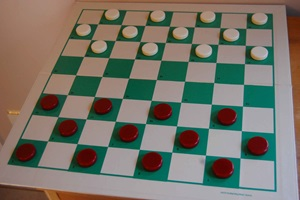
#> input picture notebooks/img/Dama.jpg, 300 x 200 px
$ jupyter execute hafta03.ipynb   (older library calls are emulated)
#> lines starting #> are read from the running program, lines starting #| are printed output that depends on the picture; after the words box and inside, x2 and y2 are one past the last pixel; in counts of white or black regions, pixels touching at a corner belong together
### notebooks/my.py

import cv2
import matplotlib.pyplot as plt

def cv2_imshow(title, img):
    plt.title(title)
    plt.imshow(img, cmap='gray')

    plt.xticks([])
    plt.yticks([])
    plt.show()

### notebooks/hafta03.ipynb
[cell 1]
import numpy as np
import cv2
import skimage.morphology as morp
import matplotlib.pyplot as plt

#import skimage
from skimage import data, exposure, img_as_float32
from skimage.util import img_as_ubyte
from skimage.filters import rank
from skimage.exposure import match_histograms

from my import cv2_imshow

DAMA_JPG = 'img/Dama.jpg'
LOW_JPG = 'img/low.jpg'

### Transform 1

[cell 2]
img = cv2.imread(DAMA_JPG, 0)
#> img: shape (200, 300); min 14, max 193, mean 114.8
img2 = img-20

cv2_imshow('img', img)
cv2_imshow('img2', img2)


# plt.subplot(121),plt.imshow(img),plt.title('Input Image')
# plt.subplot(122),plt.imshow(img2),plt.title('Output Image')

### Transform 2

[cell 3]
# img_as_float float64 tipiyle çalışıyor, bu da plt.imshow'da sorun çıkarıyor.
img = img_as_float32(data.moon())
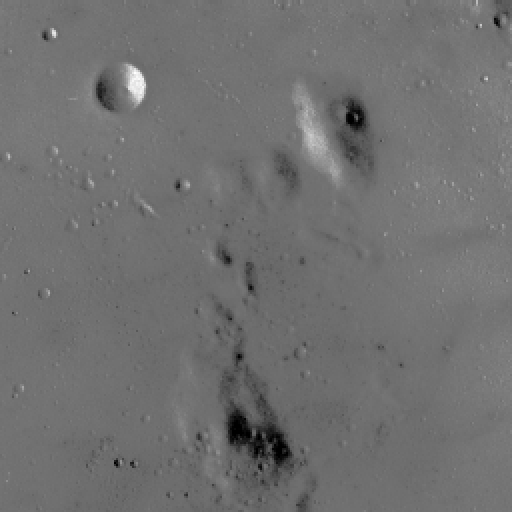
#> input picture skimage.data.moon(), 512 x 512 px
#> img: shape (512, 512) float32

sigmo_adjust=exposure.adjust_log(img,gain=1,inv=False)

cv2_imshow('img', img)
cv2_imshow('out1', sigmo_adjust)

# [9 lines of commented-out code are left out]

### Transform 3

[cell 4]
# path to input image is specified and
# image is loaded with imread command
image1 = cv2.imread(DAMA_JPG, 1)
#> image1 is the input picture: shape (200, 300, 3); mean B, G, R 104.2, 115.5, 117.2
cv2_imshow('color', image1)

# cv2.cvtColor is applied over the
# image input with applied parameters
# to convert the image in grayscale
img = cv2.cvtColor(image1, cv2.COLOR_BGR2GRAY)
#> img: shape (200, 300)

# applying different thresholding
# techniques on the input image
# all pixels value above 120 will
# be set to 255
ret, thresh1 = cv2.threshold(img, 120, 255, cv2.THRESH_BINARY)
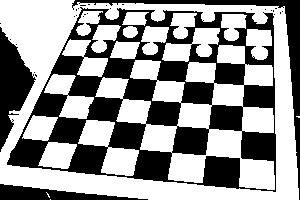
#> thresh1: shape (200, 300); 58.1% white; 29 black regions (25 under 20 px), largest, box (x1, y1, x2, y2) and area: (7, 7, 276, 192) 19297, (72, 0, 300, 200) 2421, (0, 27, 36, 152) 2186, (0, 184, 148, 200) 1171
ret, thresh2 = cv2.threshold(img, 120, 255, cv2.THRESH_BINARY_INV)
ret, thresh3 = cv2.threshold(img, 120, 255, cv2.THRESH_TRUNC)
ret, thresh4 = cv2.threshold(img, 120, 255, cv2.THRESH_TOZERO)
ret, thresh5 = cv2.threshold(img, 120, 255, cv2.THRESH_TOZERO_INV)

# the window showing output images
# with the corresponding thresholding
# techniques applied to the input images
cv2_imshow('Binary Threshold', thresh1)
cv2_imshow('Binary Threshold Inverted', thresh2)
cv2_imshow('Truncated Threshold', thresh3)
cv2_imshow('Set to 0', thresh4)
cv2_imshow('Set to 0 Inverted', thresh5)

### Transform 4

#### Variant 1

[cell 5]
# Read the image
img1 = cv2.imread(DAMA_JPG, 0)

# Create zeros array to store the stretched image
minmax_img = np.zeros((img1.shape[0],img1.shape[1]),dtype = 'uint8')

# Loop over the image and apply Min-Max formulae
for i in range(img1.shape[0]):
    for j in range(img1.shape[1]):
        minmax_img[i,j] = 255*(img1[i,j]-np.min(img1))/(np.max(img1)-np.min(img1))
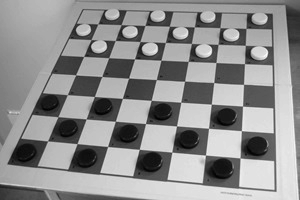
#> minmax_img: shape (200, 300); min 0, max 255, mean 143

# Displat the stretched image
cv2_imshow('Minmax',minmax_img)
cv2_imshow('img1',img1)

#### Variant 2

[cell 6]
# Read the image
img = cv2.imread(LOW_JPG, 0)
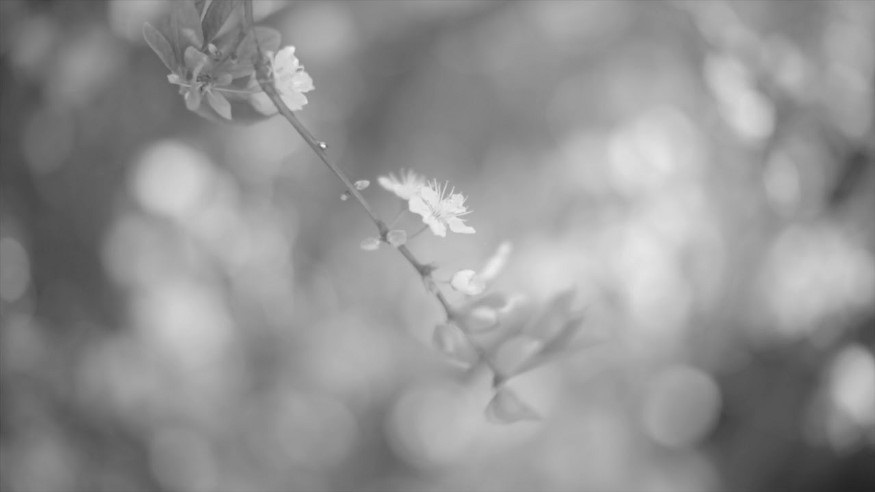
#> input picture notebooks/img/low.jpg, 875 x 492 px
#> img is the input picture: shape (492, 875); min 34, max 243, mean 146.6

# normalize float versions
norm_img1 = cv2.normalize(img, None, alpha=0, beta=1, norm_type=cv2.NORM_MINMAX, dtype=cv2.CV_32F)
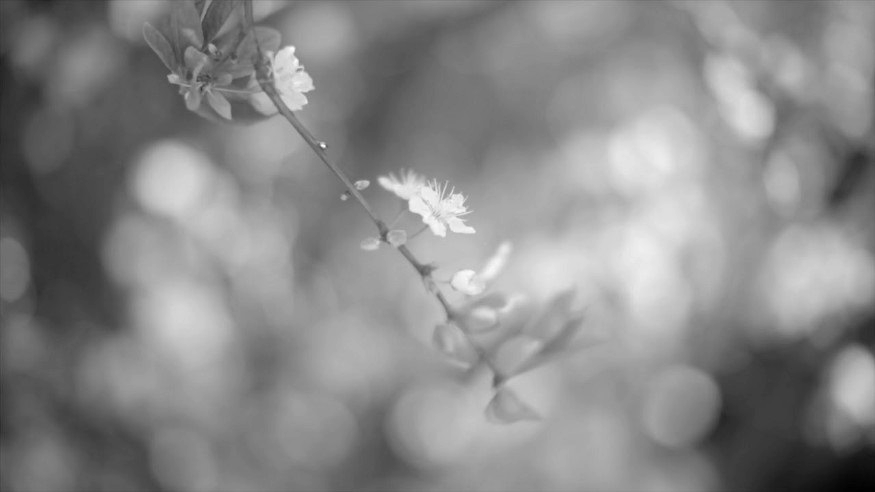
#> norm_img1: shape (492, 875) float32; min 9.31e-10, max 1, mean 0.539
norm_img2 = cv2.normalize(img, None, alpha=0, beta=1.2, norm_type=cv2.NORM_MINMAX, dtype=cv2.CV_32F)

norm = np.zeros((img.shape[0],img.shape[1]),dtype = 'uint8')
final = cv2.normalize(img,  norm, 0, 255, cv2.NORM_MINMAX)

# display input and both output images
cv2_imshow('original',img)
cv2_imshow('normalized1',norm_img1)
cv2_imshow('normalized2',norm_img2)
cv2_imshow('normalized3',final)

### Transform 5

#### Variant 1

[cell 7]
# Read the image
img = cv2.imread(DAMA_JPG, 0)

cv2_imshow('image',img)

hist,bins = np.histogram(img.flatten(),256,[0,256])
#> hist = 256 values, max 1330 at index 171, min 0 at index 0, mean 234.4; bins = 257 values from 0 to 256
cdf = hist.cumsum()
#> cdf = 256 values from 0 to 60000
cdf_normalized = cdf * float(hist.max()) / cdf.max()
#> cdf_normalized = 256 values from 0 to 1330
plt.plot(cdf_normalized, color = 'b')
plt.hist(img.flatten(),256,[0,256], color = 'r')
plt.xlim([0,256])
plt.legend(('cdf','histogram'), loc = 'upper left')
plt.show()
#> figure, not shown here; tallest bar 1330 high, from x = 171 to 172; curve peaks at x = 193, y = 1330


equ = cv2.equalizeHist(img)
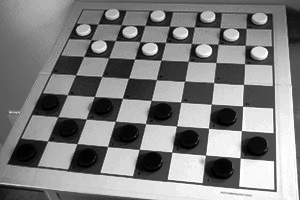
#> equ: shape (200, 300); min 0, max 255, mean 128.7

cv2_imshow('equ.png',equ)

hist,bins = np.histogram(equ.flatten(),256,[0,256])
#> hist = 256 values, max 1330 at index 242, min 0 at index 6, mean 234.4
cdf = hist.cumsum()
#> cdf = 256 values from 109 to 60000
cdf_normalized = cdf * float(hist.max()) / cdf.max()
#> cdf_normalized = 256 values from 2.42 to 1330
plt.plot(cdf_normalized, color = 'b')
plt.hist(equ.flatten(),256,[0,256], color = 'r')
plt.xlim([0,256])
plt.legend(('cdf','histogram'), loc = 'upper left')
plt.show()
#> figure, not shown here; tallest bar 1330 high, from x = 242 to 243; curve peaks at x = 255, y = 1330

#### Variant 2

[cell 8]
# Original image
img = img_as_ubyte(data.moon())
#> img is the input picture: shape (512, 512); min 0, max 255, mean 112.2

# Global equalize
img_global = exposure.equalize_hist(img)

# Local Equalization, disk shape kernel
# Better contrast with disk kernel but could be different
kernel = morp.disk(30)
img_local = rank.equalize(img, kernel)

fig, (ax_img, ax_global, ax_local) = plt.subplots(1, 3)

ax_img.imshow(img, cmap=plt.cm.gray)
ax_img.set_title('Low contrast image')
ax_img.set_axis_off()

ax_global.imshow(img_global, cmap=plt.cm.gray)
ax_global.set_title('Global equalization')
ax_global.set_axis_off()

ax_local.imshow(img_local, cmap=plt.cm.gray)
ax_local.set_title('Local equalization')
ax_local.set_axis_off()

plt.show()

### Transform 6

[cell 9]
reference = data.coffee()
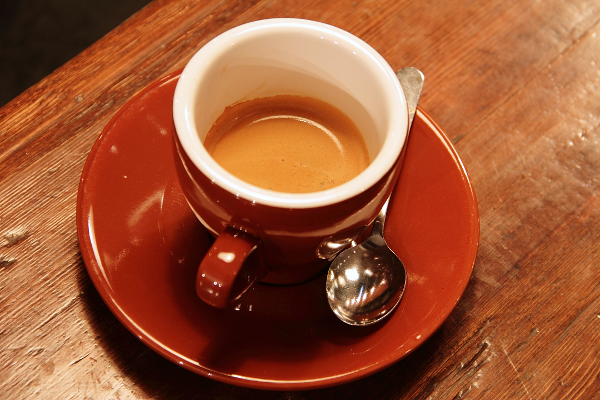
#> input picture skimage.data.coffee(), 600 x 400 px
#> reference is the input picture: shape (400, 600, 3); mean R, G, B 158.6, 85.8, 51.5
image = data.chelsea()
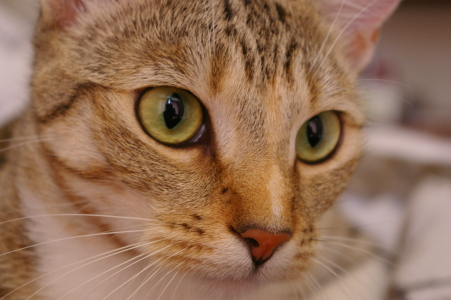
#> input picture skimage.data.chelsea(), 451 x 300 px
#> image is the input picture: shape (300, 451, 3); mean R, G, B 147.7, 111.4, 86.8

#multichannel parametresi kaldırılmış:
#https://github.com/scikit-image/scikit-image/issues/4294
matched = match_histograms(image, reference, channel_axis = 2)
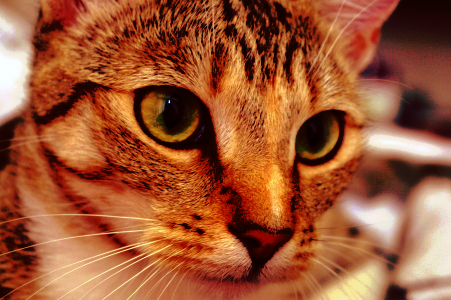
#> matched: shape (300, 451, 3); mean R, G, B 158.6, 85.8, 51.1

fig, (ax1, ax2, ax3) = plt.subplots(nrows=1, ncols=3, figsize=(8, 3), sharex=True, sharey=True)
for aa in (ax1, ax2, ax3):
    aa.set_axis_off()

ax1.imshow(image)
ax1.set_title('Source')
ax2.imshow(reference)
ax2.set_title('Reference')
ax3.imshow(matched)
ax3.set_title('Matched')

plt.tight_layout()
plt.show()

fig, axes = plt.subplots(nrows=3, ncols=3, figsize=(8, 8))


for i, img in enumerate((image, reference, matched)):
    for c, c_color in enumerate(('red', 'green', 'blue')):
        img_hist, bins = exposure.histogram(img[..., c], source_range='dtype')
        axes[c, i].plot(bins, img_hist / img_hist.max())
        img_cdf, bins = exposure.cumulative_distribution(img[..., c])
        axes[c, i].plot(bins, img_cdf)
        axes[c, 0].set_ylabel(c_color)
#> this loop made 3 passes

axes[0, 0].set_title('Source')
axes[0, 1].set_title('Reference')
axes[0, 2].set_title('Matched')

plt.tight_layout()
plt.show()
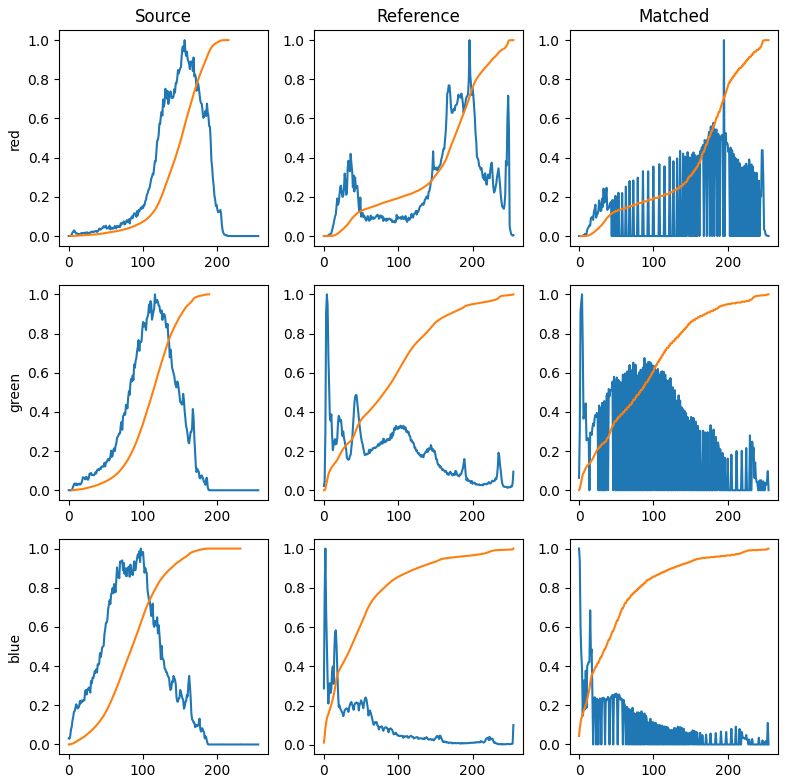
#> figure drawn by matplotlib, 9 panels; panel 1: curve peaks at x = 156, y = 1; panel 1: curve peaks at x = 215, y = 1; panel 2: curve peaks at x = 196, y = 1; panel 2: curve peaks at x = 255, y = 1
